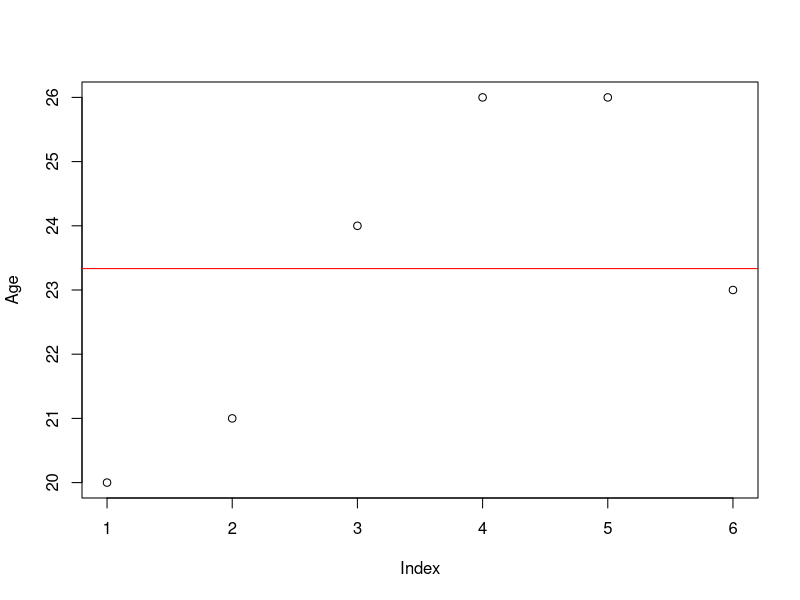
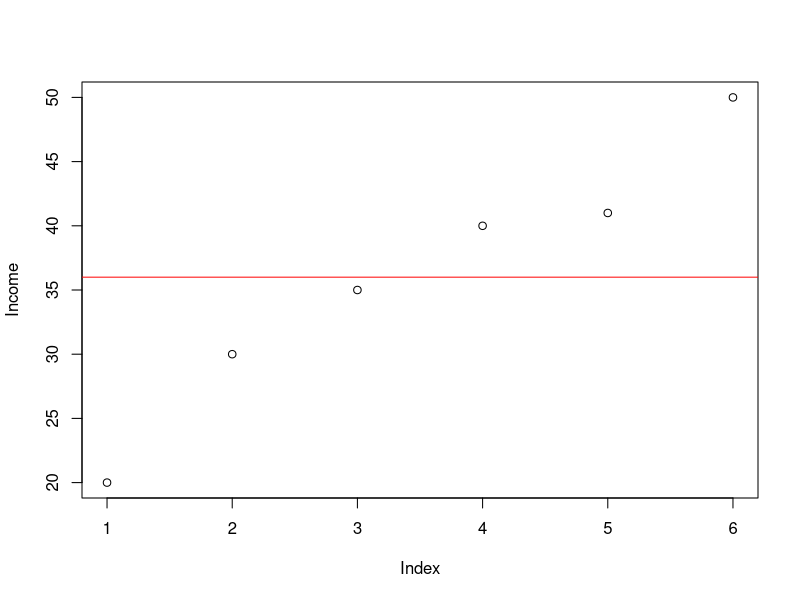

R code for these plots, in order: (Note: this script raises an error after producing the figures.)
# Clear the environment
rm(list=ls())

# Turn off scientific notations for numbers
options(scipen = 999)  

# Set locale
Sys.setlocale("LC_ALL", "English") 

# Set seed for reproducibility
set.seed(2345)

# Create the Vectors
Name<- c('Aryan', 'Gopal','Zubin','Ravi','Umesh','Anita')
Gender<-c('M','M','F','M','M','F')
Age<-c(20,21,24,26,26,23)
Income<-c(20,30,35,40,41,50)

# Create the Data Frame
Records<-data.frame(Name,Gender,Age,Income)

# Attach it
attach(Records)

# Remove the vectors
rm(Name)
rm(Gender)
rm(Age)
rm(Income)

#Look at Records
str(Records)
summary(Records)

# Make some Plots
plot(Age)
abline(h=mean(Age),col='red' )
plot(Income)
abline(h=mean(Income),col='red' )
plot(Gender)
plot(Income~Age)
abline(v=mean(Age),col='red',h=mean(Income) )
plot(Income~Gender)

# Find those records for people under 23
#DATAFRAME[ROW,COLUMN]
data1<- Records[Records$Age<23,]
data1
nrow(data1)

# Find those records for males older than 21
data2<- Records[Records$Gender=="M"&Records$Age>21,]
data2
nrow(data2)

# Create a Dummy Variable for Gender (using if statement)
Records$Gender_dummy<- ifelse(Records$Gender=="M",1,0) ##Assigns 1 to males 0 to females


